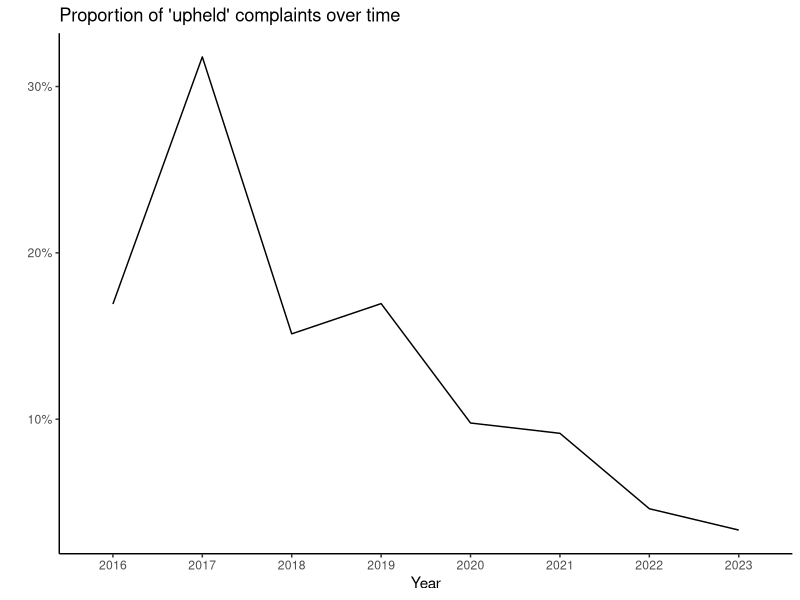

This figure's R source:
## ---- chunk 1
#| message: false
library(readxl)
library(lubridate)
library(readr)
library(dplyr)
library(stringr)
library(tidyr)
library(ggplot2)
library(scales)
## ---- chunk 2
bsa_prev <- read_excel("data/20230810 AllClosedFormalComplaints.xlsx")
bsa_curr <- read_excel("data/20230807 AllClosedFormalComplaints.xlsx")
## ---- chunk 3
#| warning: false
bsa_prev$`Broadcast Date/Time` <- as.numeric(bsa_prev$`Broadcast Date/Time`)
bsa_prev$`Broadcast Date/Time` <- as.Date(bsa_prev$`Broadcast Date/Time`, origin = "1899-12-30")

bsa_curr$`Broadcast Date/Time` <- as.Date(bsa_curr$`Broadcast Date/Time`, origin = "1899-12-30")
## ---- chunk 4
#| message: false
bsa_full <- full_join(bsa_prev, bsa_curr)
## ---- chunk 5
colnames(bsa_full) <- c("broadcaster", "complaint", "programme", "broadcast_date", "genre",
                        "code", "determination", "decision_date", "majority", "split", 
                        "elect_standards", "elect_notupheld", "elect_upheld", 
                        "fta_standards", "fta_notupheld", "fta_upheld", "paytv_standards",
                        "paytv_notupheld", "paytv_upheld", "radio_standards", "radio_notupheld",
                        "radio_upheld", "standards", "not_upheld", "upheld", "tv_radio")
## ---- chunk 6

bsa_full$standards <- coalesce(bsa_full$elect_standards, bsa_full$fta_standards, bsa_full$paytv_standards, bsa_full$radio_standards, bsa_full$standards)
  
bsa_full$not_upheld <- coalesce(bsa_full$elect_notupheld, bsa_full$fta_notupheld, bsa_full$paytv_notupheld, bsa_full$radio_notupheld, bsa_full$not_upheld)

bsa_full$upheld <- coalesce(bsa_full$elect_upheld, bsa_full$fta_upheld, bsa_full$paytv_upheld, bsa_full$radio_upheld, bsa_full$upheld)

bsa_full <- select(bsa_full, -c(11:22))
## ---- chunk 7
# Recode 'broadcaster' "Newstalk ZB" as the actual Broadcaster

bsa_full$broadcaster <- recode(bsa_full$broadcaster, "Newstalk ZB" = "NZME Radio Ltd")

# Recode 'complaint' numbers as what they have been renumbered to

bsa_full$complaint <- recode(bsa_full$complaint, 
                             "2016-053 (renumbered 048B)" = "2016-048B",
                             "2017-027 (renumbered 018B)" = "2017-018B",
                             "2017-028 (renumbered 018C)" = "2017-018C",
                             "2017-029 (renumbered 018D)" = "2017-018D")

# Recode programme to remove duplicates with minor spelling variations and date variations

bsa_full <- bsa_full |>
  mutate(
    programme = case_when((substr(programme, 1, 6)) %in% c("1 News", "1 NEWS", "One News", "ONE News") ~ "1 News",
                              (substr(programme, 1, 3)) == "Ban" ~ "Ban 1080 Election Programme",
                              (substr(programme, 1, 4)) == "Bhak" ~ "Bhakhde Masley",
                              (substr(programme, 1, 8)) == "Box Seat" ~ "Box Seat",
                              (substr(programme, 1, 9)) %in% c("Breakfast", "TV1 Break") ~ "Breakfast",
                              (substr(programme, 1, 19)) == "Canterbury Mornings" ~ "Canterbury Mornings",
                              (substr(programme, 1, 5)) == "Dasam" ~ "Dasam Granth da Sach",
                              (substr(programme, 1, 13)) == "Early Edition" ~ "Early Edition",
                              (substr(programme, 1, 21)) == "Entertainment Tonight" ~ "Entertainment Tonight",
                              (substr(programme, 1, 7)) == "Fair Go" ~ "Fair Go",
                              (substr(programme, 1, 17)) == "Hauraki Breakfast" ~ "Hauraki Breakfast",
                              (substr(programme, 1, 13)) == "Have You Been" ~ "Have You Been Paying Attention",
                              (substr(programme, 1, 14)) == "Inside the Red" ~ "Inside the Red Arrows",
                              (substr(programme, 1, 5)) == "Magic" ~ "Magic Afternoons",
                              (substr(programme, 1, 14)) == "Morning Report" ~ "Morning Report",
                              (substr(programme, 1, 16)) == "Naked Attraction" ~ "Naked Attraction",
                              (substr(programme, 1, 6)) %in% c("Newshu", "Newhub") ~ "Newshub",
                              (substr(programme, 1, 12)) == "Nine To Noon" ~ "Nine To Noon",
                              (substr(programme, 1, 14)) == "Overnight Talk" ~ "Overnight Talk",
                              (substr(programme, 1, 14)) %in% c("Q+A", "Q +") ~ "Q+A",
                              (substr(programme, 1, 8)) == "RNZ News" ~ "RNZ News",
                              (substr(programme, 1, 11)) == "Seven Sharp" ~ "Seven Sharp",
                              (substr(programme, 1, 16)) == "Shortland Street" ~ "Shortland Street",
                              (substr(programme, 1, 11)) == "The AM Show" ~ "The AM Show",
                              (substr(programme, 1, 12)) == "The Windsors" ~ "The Windsors",
                              .default = programme,
                              )
  )

# Recode 'code' as 'either 'Television' or 'Radio', move to 'tv_radio' column to align with new codebook, then delete 'code' column.

bsa_full$code <- recode(bsa_full$code, 
                             "Free to Air TV" = "Television",
                             "Pay TV" = "Television",
                             "Election Program" = "Television")

bsa_full$tv_radio <- coalesce(bsa_full$code, bsa_full$tv_radio)

bsa_full <- select(bsa_full, -code)

# Remove asterisk and whitespace from columns containing them.

bsa_full <- bsa_full |> 
  mutate(
    standards = gsub("\\*", "", standards),
    not_upheld = gsub("\\*", "", not_upheld),
    upheld = gsub("\\*", "", upheld),
  )

bsa_full$standards <- str_trim(bsa_full$standards, "left")
bsa_full$upheld <- str_trim(bsa_full$upheld, "left")
bsa_full$not_upheld <- str_trim(bsa_full$not_upheld, "left")

# Fix missing values in standards/upheld/not_upheld columns
## Find rows where standards are missing from both 'upheld' and 'not_upheld" columns.

missing <- bsa_full |> 
  filter(is.na(upheld) & is.na(not_upheld))

## Add missing values based on manual BSA decision database lookup

missing[1,10] <- "Discrimination and Denigration"
missing[4, 10] <- "Accuracy" # Complaint 2018-020 
missing[5,10] <- "Balance,Accuracy" # Complaint 2019-006
missing[5,4] <- as.Date("2018-12-17")

## Use case_when to fill in missing values in not_upheld and upheld columns.

missing <- missing |>
  mutate(
    not_upheld = case_when(determination %in% c("Not Upheld", "Declined to Determine 11a", "Declined to Determine 11b") ~ standards,
                           complaint == "2017-101C" ~ "Children's Interests",
                           complaint == "2017-101D" ~ "Children's Interests",
                           complaint == "2019-019B" ~ "Privacy"),
    upheld = case_when(complaint == "2019-019B" ~ "Fairness",
                       complaint == "2017-101C" ~ "Good Taste and Decency",
                       complaint == "2017-101D" ~ "Good Taste and Decency")
  )

## Merge missing dataframe back into bsa_full

bsa_full <- bsa_full |>
  filter(!is.na(upheld) | !is.na(not_upheld)) |> 
  bind_rows(missing)

## Find empty 'standards' values

missing2 <- bsa_full |> 
  filter(is.na(standards))

## Use case_when to fill in missing values in 'standards' columns.

missing2 <- missing2 |> 
  mutate(
    standards = case_when(determination == "Not Upheld" ~ not_upheld,
                          determination == "Upheld" ~ upheld)
  )

## Merge missing standards dataframe back into bsa_full
 
bsa_full <- bsa_full |>
  filter(!is.na(standards)) |> 
  bind_rows(missing2)

## ---- chunk 8
bsa_full$complaint_year <- substr(bsa_full$complaint, 1, 4)
## ---- chunk 9
bsa_full <- bsa_full[, c(1,3,5,4,2,14,13,6,7:12)]
## ---- chunk 10
#| warning: false
bsa_full <- bsa_full |>
  pivot_longer(cols = c(upheld, not_upheld), values_drop_na = TRUE) |> 
  separate_longer_delim(value, ",") |> 
  pivot_wider(names_from = value, values_from = name)
## ---- chunk 11
bsa_full <- bsa_full |> 
  rename(
    std_privacy = 13,
    std_decency = 14,
    std_discrim = 15,
    std_controv = 16,
    std_accuracy = 17,
    std_fairness = 18,
    std_children = 19,
    std_violence = 20,
    std_law = 21,
    std_balance = 22,
    std_alcohol = 23,
    std_info = 24,
    std_mislead = 25,
    std_advocacy = 26,
    std_election = 27,
    std_offensive = 28,
    std_illegal = 29
  )
## ---- chunk 12
bsa_full <- bsa_full |>
  mutate(across(13:29, as.character))
## ---- chunk 13
#| label: upheld-over-time
# Frequency of majority by determination

bsa_full |> 
  group_by(determination, majority) |> 
  summarise(n = n()) |> 
  mutate(freq = n / sum(n))

# Proportion of determination by year

year_det <- bsa_full |> 
  filter(determination %in% c("Not Upheld", "Upheld")) |> 
  group_by(complaint_year, determination) |> 
  summarise(n = n()) |>
  mutate(freq = n / sum(n)) |> 
  filter(determination == "Upheld")

ggplot(year_det, aes(complaint_year, freq, group = determination)) +
  geom_line() +
  theme_classic() +
  labs(title = "Proportion of 'upheld' complaints over time") +
  xlab("Year") +
  ylab("") +
  scale_y_continuous(labels = scales::percent)
